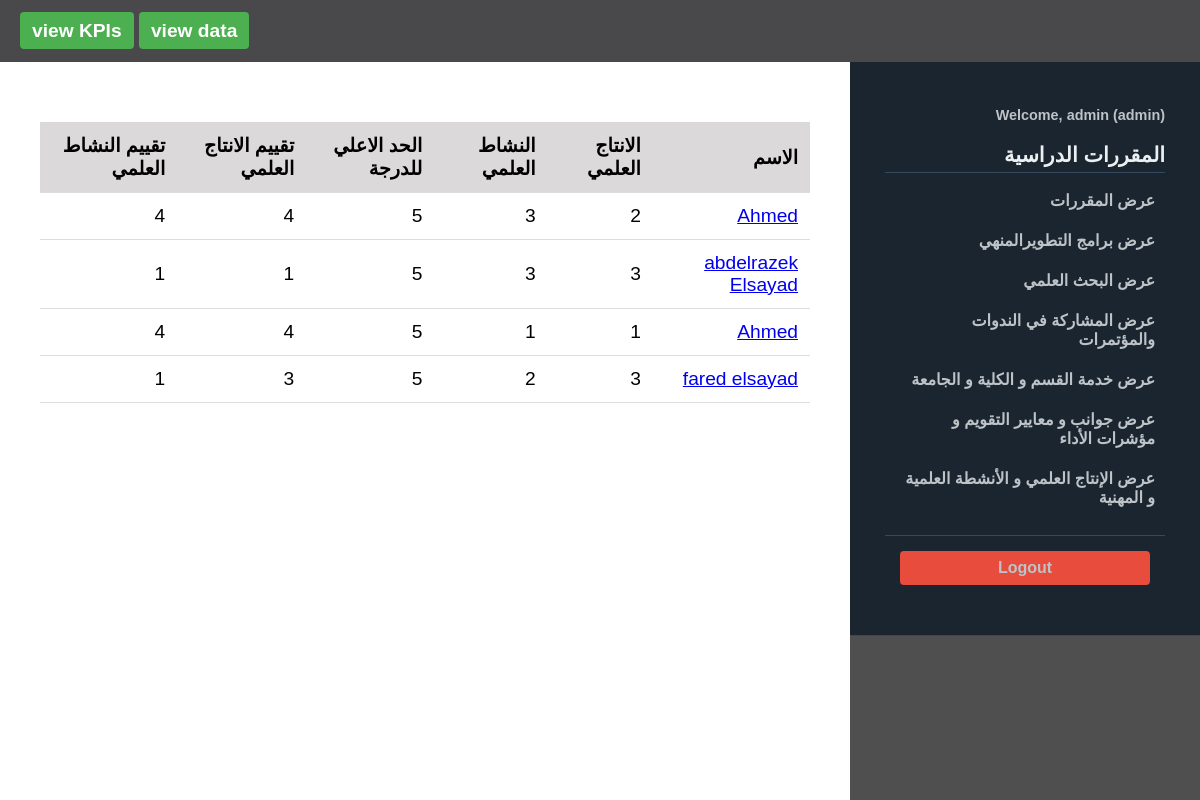
Screenshot of /view/Scientific_production (signed in) with the database file from the repository.
### tables this page shows
CREATE TABLE "Scientific_production" (
	"id"	INTEGER,
	"user_id"	INTEGER NOT NULL,
	"Scientific_research"	INT NOT NULL,
	"supervision_Graduation"	INT NOT NULL,
	"created_at"	TEXT DEFAULT CURRENT_TIMESTAMP,
	"Scientific_research_Evaluation"	INTEGER,
	"supervision_Graduation_Evaluation"	INTEGER,
	PRIMARY KEY("id" AUTOINCREMENT),
	FOREIGN KEY("user_id") REFERENCES "users"("id")
);

CREATE TABLE users (
            id INTEGER PRIMARY KEY AUTOINCREMENT,
            username TEXT UNIQUE NOT NULL,
            password TEXT NOT NULL,
            role TEXT NOT NULL DEFAULT 'user',
            full_name TEXT
        );

### app.py (the view)
@app.route('/view/Scientific_production')
@login_required
@admin_required
def view_Scientific_production():
    conn = get_db_connection()
    Scientific_production = conn.execute('''
        SELECT Scientific_production.*, users.username, users.full_name
        FROM Scientific_production
        JOIN users ON Scientific_production.user_id = users.id
        ORDER BY Scientific_production.created_at DESC
    ''').fetchall()
    conn.close()
    return render_template('view_data/view_Scientific_production.html', Scientific_production=Scientific_production)

### app.py (called while the page is built)
def get_db_connection():
    conn = sqlite3.connect(DATABASE)
    conn.row_factory = sqlite3.Row
    return conn

def login_required(f):
    @wraps(f)
    def decorated_function(*args, **kwargs):
        if 'user_id' not in session:
            flash('Please log in to access this page.', 'danger')
            return redirect(url_for('login'))
        return f(*args, **kwargs)
    return decorated_function

def admin_required(f):
    @wraps(f)
    def decorated_function(*args, **kwargs):
        if 'user_id' not in session:
            flash('Please log in to access this page.', 'danger')
            return redirect(url_for('login'))
        if session.get('role') != 'admin':
            flash('You do not have permission to access this page.', 'danger')
            return redirect(url_for('index'))
        return f(*args, **kwargs)
    return decorated_function

### templates/view_data/view_Scientific_production.html
{% extends "base.html" %}
{% block content %}
    {% if Scientific_production %}
<div class="table-content" >
        <table>
            <thead>
                <tr>
                    <th> الاسم </th>
                    <th>الانتاج العلمي</th>
                    <th>النشاط العلمي</th>
                    <th>الحد الاعلي للدرجة</th>
                    <th>تقييم الانتاج العلمي </th>
                    <th>تقييم النشاط العلمي </th>
                </tr>
            </thead>
            <tbody>
                {% for item in Scientific_production %}
                <tr>
                    <td><a href="{{ url_for('update',id=item.user_id ) }}"> {{ item['full_name'] or item['username'] }}</a> </td>
                    <td>{{ item['Scientific_research'] }}</td>
                    <td>{{ item['supervision_Graduation'] }}</td>
                    <td>{{ 5 }}</td>
                    {% if item['Scientific_research_Evaluation']  == None %}
                   <td> لم يتم التقييم</td>
                    <td> لم يتم التقييم</td>
                   {% else %}
                    <td>{{ item['Scientific_research_Evaluation'] }}</td>
                    <td>{{ item['supervision_Graduation_Evaluation'] }}</td>
                    {% endif %}
                </tr>
                {% endfor %}
            </tbody>
        </table>
</div>
    {% else %}
        <h2>لا توجد بيانات مسجلة , {% if session.get('role') == 'admin' %}<a href="{{ url_for('add_data') }}">Add some data</a>{% endif %}</h2>
        {% endif %}
{% endblock %}

### static/styles.css (style rules this page uses)
body { font-family: 'Arial', sans-serif; margin: 0; padding: 0; background-color: #f5f5f5; }
.table-content { flex: 1; background-color: white; display: block; padding: 20px; font-size: 1em; text-align:right; direction:rtl; }
table { width: 100%; border-collapse: collapse; margin-top: 20px; direction: rtl; }
th, td { padding: 12px; text-align: right; border-bottom: 1px solid #ddd; }
th { background-color: #dbd9d9; font-weight: bold; }

### rows the page displays
Scientific_production: full_name "Ahmed", Scientific_research "2", supervision_Graduation "3", value "5", Scientific_research_Evaluation "4", supervision_Graduation_Evaluation "4"
Scientific_production: full_name "abdelrazek Elsayad", Scientific_research "3", supervision_Graduation "3", value "5", Scientific_research_Evaluation "1", supervision_Graduation_Evaluation "1"
Scientific_production: full_name "Ahmed", Scientific_research "1", supervision_Graduation "1", value "5", Scientific_research_Evaluation "4", supervision_Graduation_Evaluation "4"
Scientific_production: full_name "fared elsayad", Scientific_research "3", supervision_Graduation "2", value "5", Scientific_research_Evaluation "3", supervision_Graduation_Evaluation "1"

### other values shown
{{ session.get('username') }} "admin"
{{ session.get('role') }} "admin"
